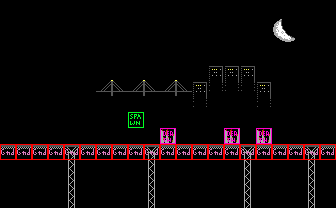

This is a level from a 2D game, rendered from its Tiled map with the project's own tilesets. A one-line summary and the complete map file follow:
An orthogonal 21x13 tile map with 16x16 px tiles, 2 tile layers (bg, col), 2 tilesets and 1 object (text).

<map version="1.10" tiledversion="1.11.0" orientation="orthogonal" renderorder="right-down" width="21" height="13" tilewidth="16" tileheight="16" infinite="0" nextlayerid="4" nextobjectid="12">
 <properties>
  <property name="cutscene" type="int" value="1" />
  <property name="music" type="int" value="3" />
 </properties>
 <tileset firstgid="1" source="tileset.tsx" />
 <tileset firstgid="241" source="obj.tsx" />
 <layer id="1" name="bg" width="21" height="13">
  <data encoding="csv">
20,20,20,20,20,20,20,20,20,20,20,20,20,20,20,20,20,20,20,20,20,
20,20,20,20,20,20,20,20,20,20,20,20,20,20,20,20,20,19,20,20,20,
20,20,20,20,20,20,20,20,20,20,20,20,20,20,20,20,20,39,40,20,20,
20,20,20,20,20,20,20,20,20,20,20,20,20,20,20,20,20,20,20,20,20,
20,20,20,20,20,20,20,20,20,20,20,20,20,17,17,17,20,20,20,20,20,
20,20,20,20,20,20,58,59,58,59,58,59,17,37,37,37,17,20,20,20,20,
20,20,20,20,20,20,20,20,20,20,20,20,37,20,20,20,37,20,20,20,20,
20,20,20,20,20,20,20,20,20,20,20,20,20,20,20,20,20,20,20,20,20,
20,20,20,20,20,20,20,20,20,20,79,20,20,20,79,20,79,20,20,20,20,
78,78,78,78,77,78,78,78,78,77,78,78,78,78,78,77,78,78,78,77,78,
20,20,18,20,97,20,20,18,20,97,18,20,20,20,18,97,20,18,20,97,20,
20,20,18,20,97,20,20,18,20,97,18,20,20,20,18,97,20,18,20,97,20,
20,20,18,20,97,20,20,18,20,97,18,20,20,20,18,97,20,18,20,97,20
</data>
 </layer>
 <objectgroup id="3" name="obj">
  <object id="11" name="Dark City Text" type="text" x="68" y="29.6667" width="126" height="42.6667">
   <properties>
    <property name="string_id" type="int" value="4" />
   </properties>
  </object>
 </objectgroup>
 <layer id="2" name="col" width="21" height="13">
  <data encoding="csv">
241,241,241,241,241,241,241,241,241,241,241,241,241,241,241,241,241,241,241,241,241,
241,241,241,241,0,0,0,0,0,0,0,0,241,241,241,241,241,241,241,241,241,
241,241,241,241,241,241,241,241,241,241,241,241,241,241,241,241,241,241,241,241,241,
241,241,241,241,241,241,241,241,241,241,241,241,241,241,241,241,241,241,241,241,241,
241,241,241,241,241,241,241,241,241,241,241,241,241,241,241,241,241,241,241,241,241,
241,241,241,241,241,241,241,241,241,241,241,241,241,241,241,241,241,241,241,241,241,
241,241,241,241,241,241,241,241,241,241,241,241,241,241,241,241,241,241,241,241,241,
241,241,241,241,241,241,241,241,243,241,241,241,241,241,241,241,241,241,241,241,241,
241,241,241,241,241,241,241,241,241,241,244,241,241,241,244,241,244,241,241,241,241,
242,242,242,242,242,242,242,242,242,242,242,242,242,242,242,242,242,242,242,242,242,
241,241,241,241,241,241,241,241,241,241,241,241,241,241,241,241,241,241,241,241,241,
241,241,241,241,241,241,241,241,241,241,241,241,241,241,241,241,241,241,241,241,241,
241,241,241,241,241,241,241,241,241,241,241,241,241,241,241,241,241,241,241,241,241
</data>
 </layer>
</map>
